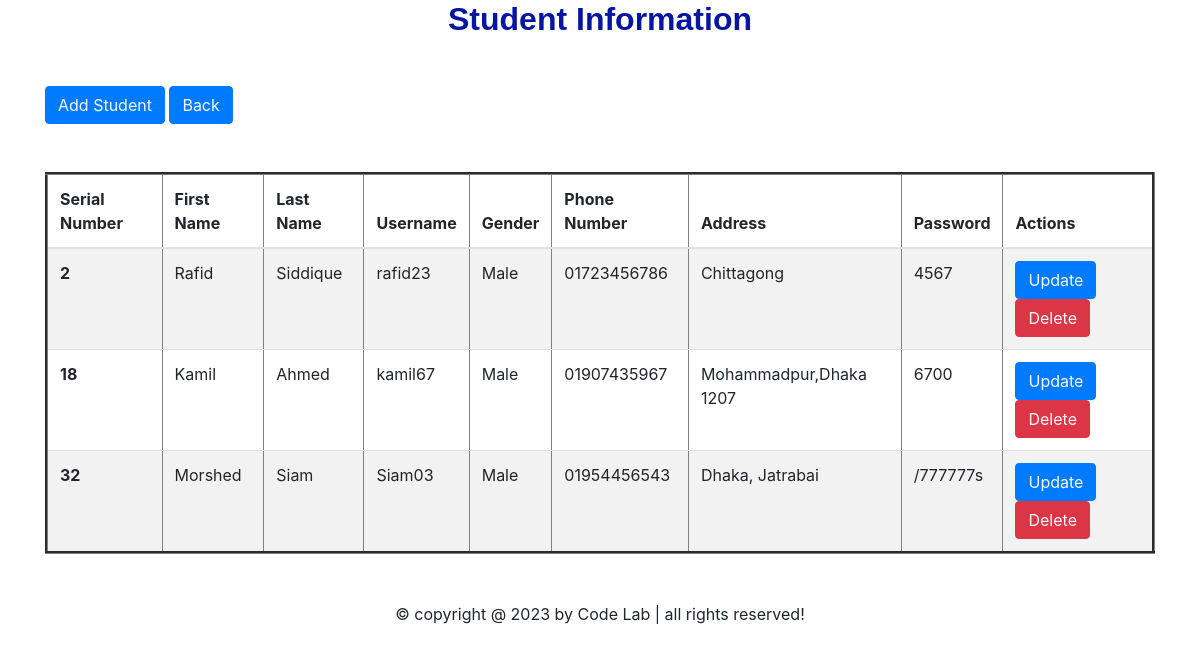
Page /manage_student.php on the committed database.
### tables this page shows
CREATE TABLE `student_registration` (
  `s_id` int(11) NOT NULL,
  `fname` varchar(50) NOT NULL,
  `lname` varchar(50) NOT NULL,
  `uname` varchar(50) NOT NULL,
  `DOB` date NOT NULL,
  `gender` varchar(50) NOT NULL,
  `email` varchar(50) NOT NULL,
  `phone` varchar(50) NOT NULL,
  `address` varchar(50) NOT NULL,
  `password` varchar(50) NOT NULL,
  `reset_token` varchar(64) DEFAULT NULL,
  `token_expires` datetime DEFAULT NULL
);

### manage_student.php (the view, shortened to what this page needs)
<!doctype html>
<html lang="en">
  <head>
    <link rel="stylesheet" href="https://maxcdn.bootstrapcdn.com/bootstrap/4.0.0/css/bootstrap.min.css">
  </head>
  <body>
     <center><h2 style="-webkit-text-fill-color:hsl(234, 92%, 33%);font-family:sans-serif ;"><b>Student Information</b></h2></center>
    <div class="container my-5">
     <button class="btn btn-primary"><a href="student_registration.php" class="text-light"> Add Student</a></button>
     <button class="btn btn-primary"><a href="admin_homepage.php" class="text-light"> Back</a></button><br>
    <table class="table table-striped table-hover  my-5" border= "3">
  <thead>
    <tr>
      <th scope="col">Serial Number</th>
      <th scope="col">First Name</th>
      <th scope="col">Last Name</th>
      <th scope="col">Username</th>
      <th scope="col">Gender</th>
      <th scope="col">Phone Number</th>
      <th scope="col">Address</th>
      <th scope="col">Password</th>
      <th scope="col">Actions</th>
    </tr>
  </thead>
  <tbody>
    <?php
     @include 'dbcon.php';
      $sql=" SELECT *FROM student_registration";
      $result=mysqli_query($conn,$sql);
      if($result)
      {
        while($row=mysqli_fetch_assoc($result))
        {
            $s_id=$row['s_id'];
            $fname=$row['fname'];
            $lname=$row['lname'];
            $uname=$row['uname'];
            $gender=$row['gender'];
            $phone=$row['phone'];
            $address=$row['address'];
            $password=$row['password'];
            echo '<tr>
            <th scope="row">'.$s_id.'</th>
            <td>'. $fname.'</td>
            <td>'. $lname.'</td>
            <td>'. $uname.'</td>
            <td>'. $gender.'</td>
            <td>'. $phone.'</td>
            <td>'. $address.'</td>
            <td>'. $password.'</td>
            <td>
            <button class="btn btn-primary"><a href="update_student.php?updates_id='.$s_id.' " class="text-light">Update</a></button>
            <button class="btn btn-danger"><a href="delete_student.php?deletes_id='.$s_id.' " class="text-light">Delete</a></button>
            </td>
          </tr>';
        }
      }
    ?>
  </tbody>
</table>
</div>
<footer class="footer">
   <center>&copy; copyright @ 2023 by <span>Code Lab</span> | all rights reserved!</center>
</footer>
  </body>
</html>

### rows in the picture
student_registration: s_id "2", fname "Rafid", lname "Siddique", uname "rafid23", gender "Male", phone "01723456786", address "Chittagong", password "4567"
student_registration: s_id "18", fname "Kamil", lname "Ahmed", uname "kamil67", gender "Male", phone "01907435967", address "Mohammadpur,Dhaka 1207", password "6700"
student_registration: s_id "32", fname "Morshed", lname "Siam", uname "Siam03", gender "Male", phone "01954456543", address "Dhaka, Jatrabai", password "/777777s"
